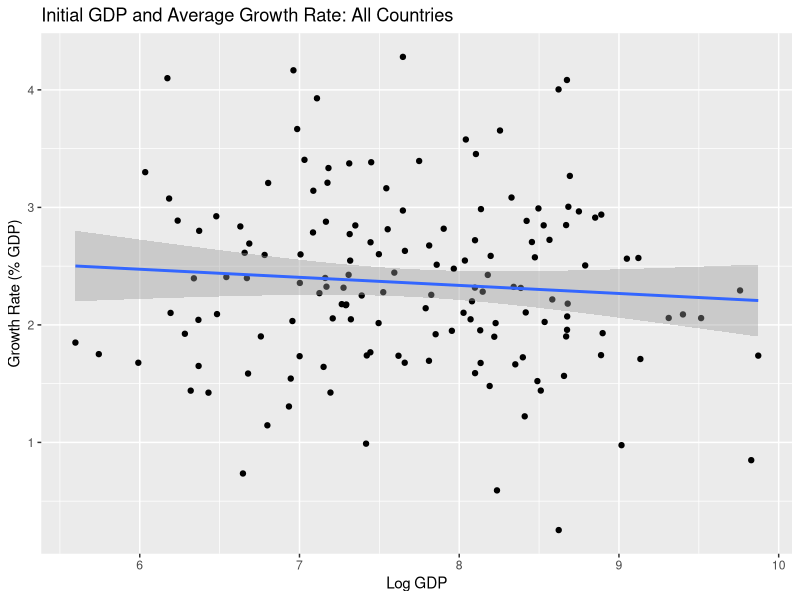
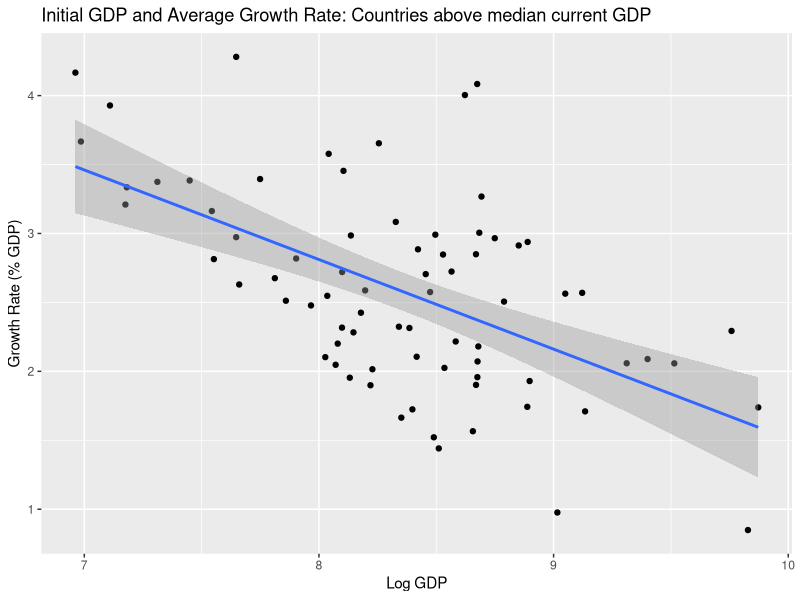
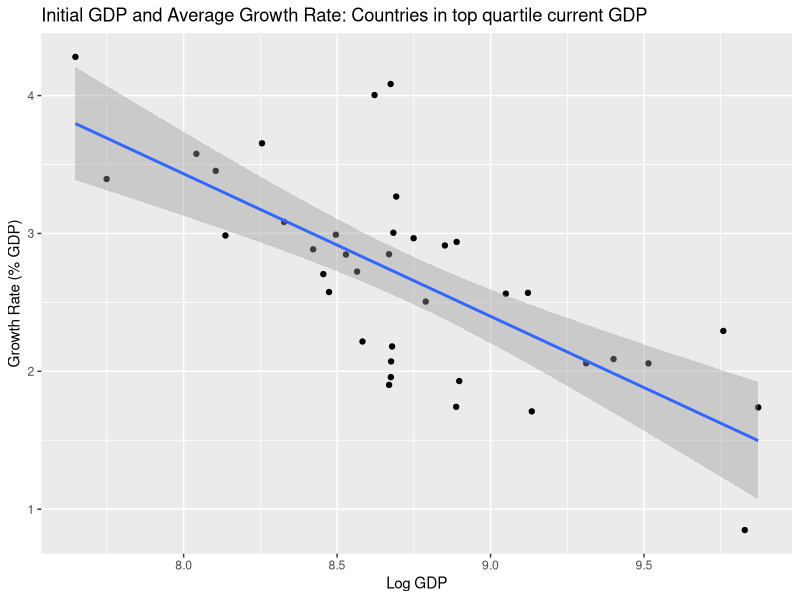
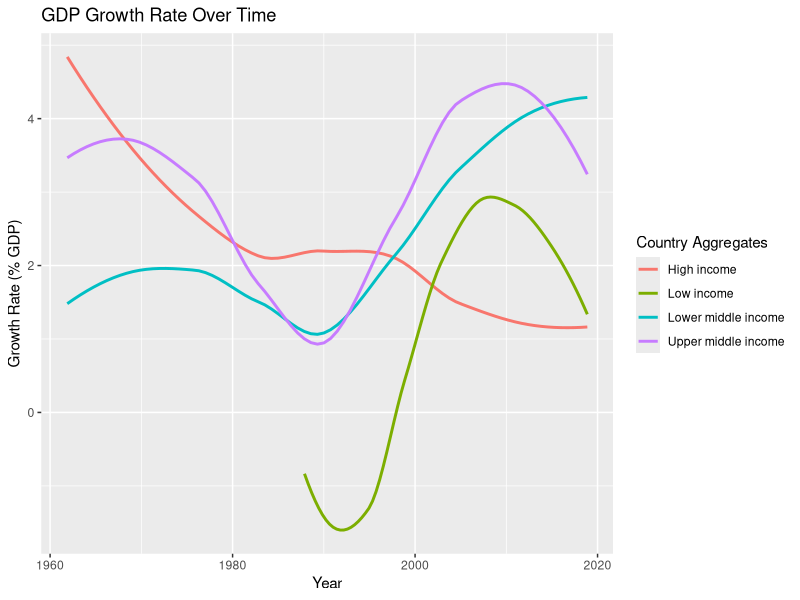
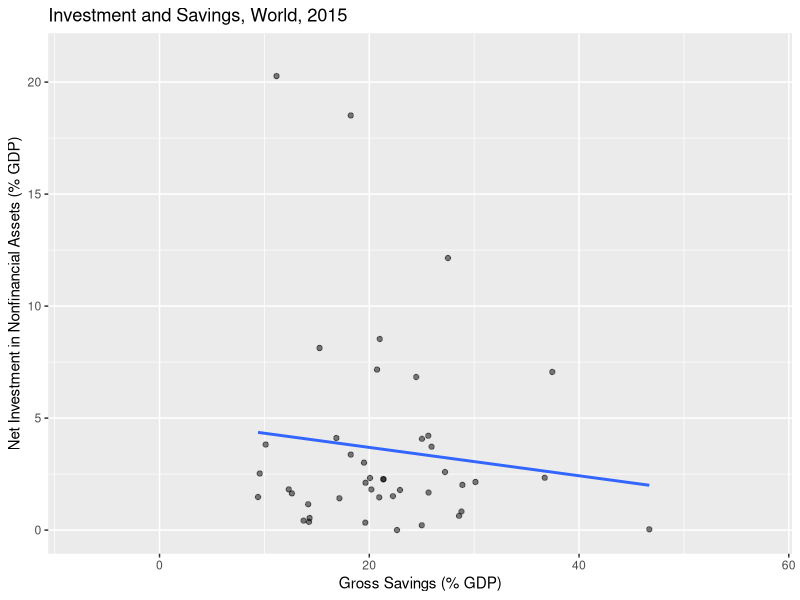
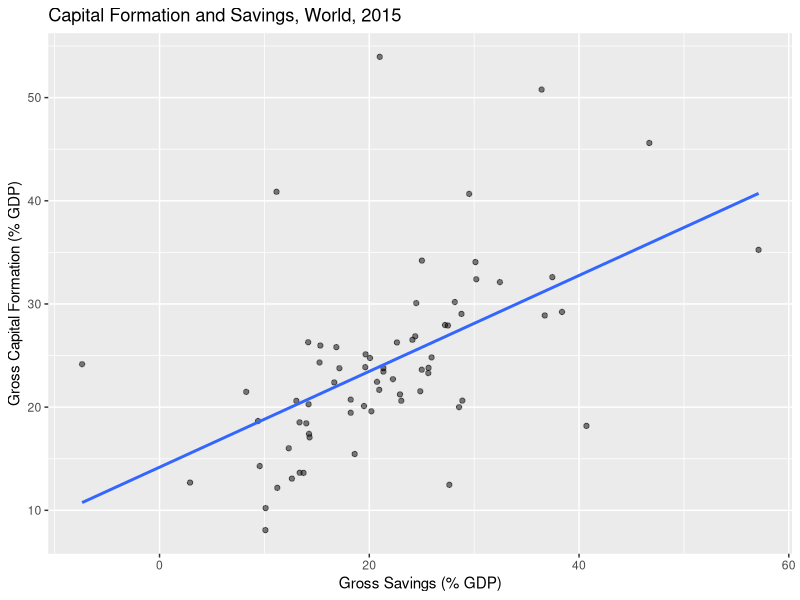
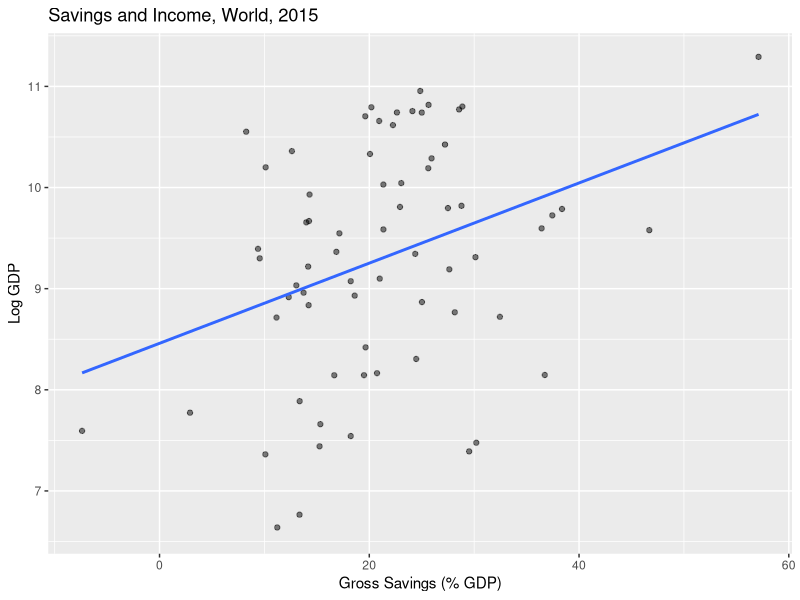

These charts were generated, in order, by the following R code:
## ---- chunk 1
knitr::opts_chunk$set(echo = TRUE, message = FALSE, warning = FALSE)
## ---- chunk 2
library(tidyverse)
library(modelr)
library(broom)
library(knitr)


gdpsim <- read.csv("gdpsim.csv")
## ---- chunk 3
growth <- rnorm(150, mean = 2.4, sd = 0.7)

gdpsim <- cbind(gdpsim, growth)
## ---- chunk 4
gdpsim <- mutate(gdpsim, GDPpc_2020 = GDPpc_1950 * (1 + (growth/100))^70)
## ---- chunk 5
gdpsim <- mutate(gdpsim, logGDP_1950 = log(GDPpc_1950))

ggplot(gdpsim, mapping = aes(x = logGDP_1950, y = growth)) + 
  geom_point() + 
  geom_smooth(method = 'lm') + 
  labs(x = "Log GDP", y = "Growth Rate (% GDP)", title = "Initial GDP and Average Growth Rate: All Countries")

mod1 <- lm(growth ~ logGDP_1950, 
              data = gdpsim)

kable(glance(mod1))
## ---- chunk 6
gdpsim_med <- filter(gdpsim, GDPpc_2020 > median(GDPpc_2020))

ggplot(gdpsim_med, mapping = aes(x = logGDP_1950, y = growth)) + 
  geom_point() + 
  geom_smooth(method = 'lm') + 
  labs(x = "Log GDP", y = "Growth Rate (% GDP)", title = "Initial GDP and Average Growth Rate: Countries above median current GDP")

mod2 <- lm(growth ~ logGDP_1950, 
           data = gdpsim_med)

kable(glance(mod2))
## ---- chunk 7
gdpsim_quart <- filter(gdpsim, GDPpc_2020 > quantile(GDPpc_2020, 0.75))

ggplot(gdpsim_quart, mapping = aes(x = logGDP_1950, y = growth)) + 
  geom_point() + 
  geom_smooth(method = 'lm') + 
  labs(x = "Log GDP", y = "Growth Rate (% GDP)", title = "Initial GDP and Average Growth Rate: Countries in top quartile current GDP")

mod3 <- lm(growth ~ logGDP_1950, 
           data = gdpsim_quart)

kable(glance(mod3))
## ---- chunk 8
library(tidyverse)
library(modelr)
library(broom)
library(knitr)


gdpreal <- read.csv("gdpreal.csv")
## ---- chunk 9
## Tidy data
gdpreal <- slice(gdpreal, 1:4)
  
gdpreal <- gather(gdpreal, 5:64, key = "year", value = "growth")

colnames(gdpreal)[1:2] <- c("aggregate", "aggregate_code")

gdpreal <- select(gdpreal, 1, 5, 6)

gdpreal$year <- substr(gdpreal$year, 2, 5)

gdpreal$year <- as.Date(gdpreal$year, format = "%Y")
gdpreal$growth <- as.double(gdpreal$growth)
## ---- chunk 10
## Plot data
ggplot(gdpreal, mapping = aes(x = year, y = growth, color = aggregate)) +
  geom_smooth(se = FALSE) + 
  labs(x = "Year", y = "Growth Rate (% GDP)", title = "GDP Growth Rate Over Time", color = "Country Aggregates")
## ---- chunk 11
## Load Data

solow <- read.csv("solow.csv")
## ---- chunk 12
## Tidy Data
solow <- select(solow, -2, -4)

solow <- slice(solow, 1:736)

colnames(solow) <- c("country", "series", "value")

solow <- spread(solow, series, value)

colnames(solow) <- c("country", "sav_net_all", "sav_net", "gdp_pc", "cap_form", "dom_sav", "sav_gdp", "sav_gni", "invest")

solow$sav_net_all <- as.numeric(as.character(solow$sav_net_all))
solow$sav_net <- as.numeric(as.character(solow$sav_net))
solow$gdp_pc <- as.numeric(as.character(solow$gdp_pc))
solow$cap_form <- as.numeric(as.character(solow$cap_form))
solow$dom_sav <- as.numeric(as.character(solow$dom_sav))
solow$sav_gdp <- as.numeric(as.character(solow$sav_gdp))
solow$sav_gni <- as.numeric(as.character(solow$sav_gni))
solow$invest <- as.numeric(as.character(solow$invest))
## ---- chunk 13
## Plot Data

ggplot(solow, mapping = aes(x = sav_gdp, y = invest)) + 
  geom_point(alpha = 0.5) +
  geom_smooth(method = 'lm', se = FALSE) + 
  labs(x = "Gross Savings (% GDP)", y = "Net Investment in Nonfinancial Assets (% GDP)", title = "Investment and Savings, World, 2015")

solow_mod_1 <- lm(invest ~ sav_gdp,
                data = solow)

kable(tidy(solow_mod_1))
## ---- chunk 14
### Oooh. replace investment with Gross Capital Formation and things change 

ggplot(solow, mapping = aes(x = sav_gdp, y = cap_form)) + 
  geom_point(alpha = 0.5) +
  geom_smooth(method = 'lm', se = FALSE) + 
  labs(x = "Gross Savings (% GDP)", y = "Gross Capital Formation (% GDP)", title = "Capital Formation and Savings, World, 2015")

solow_mod_2 <- lm(cap_form ~ sav_gdp,
                data = solow)

kable(tidy(solow_mod_2))
## ---- chunk 15
solow <- mutate(solow, log_gdp_pc = log(gdp_pc))

ggplot(solow, mapping = aes(x = sav_gdp, y = log_gdp_pc)) + 
  geom_point(alpha = 0.5) +
  geom_smooth(method = 'lm', se = FALSE) + 
  labs(x = "Gross Savings (% GDP)", y = "Log GDP", title = "Savings and Income, World, 2015")

solow_mod_3 <- lm(sav_gdp ~ log_gdp_pc,
                data = solow)

kable(tidy(solow_mod_3))
